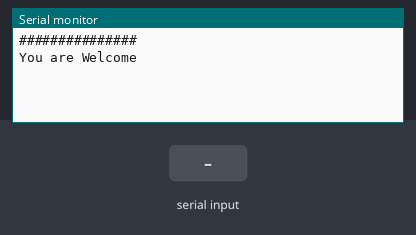
Bench run of a sketch on a simulated Arduino Uno, built with avr-gcc and run on an emulated ATmega328P. On the bench: the last lines printed to the serial monitor. Inputs (shaded band) come from the test bench.

Above: at 1.2 s.
1.3 s: "1\n" received over Serial
At 1.9 s:
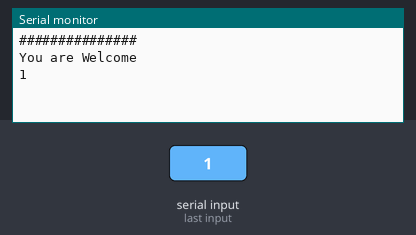
2.8 s: "0\n" received over Serial
At 4.3 s:
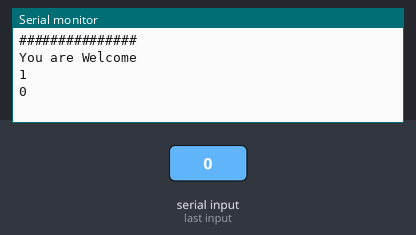

Measured:
- after the input at 1.3 s, the serial monitor: prints a new line at once (image 1)
- after the input at 2.8 s, the serial monitor: prints a new line at once (image 2)

The sketch:

prova_send.ino
```cpp
/*
 * Receive the data from serial
 *
 * Write by i2c:
 * Wire begin(); Set the channel for i2c
 * Wire.beingTransmission(??); Declare the transmission channel
 * Wire.write(1); Write the value
 * Wire.endTransmission(); End transmission
 *
 */
#include <Wire.h>

String inputString = "";         // a string to hold incoming data
boolean stringComplete = false;  // whether the string is complete

void setup() {
  Wire.begin();
  // initialize serial:
  Serial.begin(9600);
  // reserve 200 bytes for the inputString:
  inputString.reserve(200);
  Serial.println("###############");
  Serial.println("You are Welcome");
  Serial.flush();
}

void loop() {
  // print the string when a newline arrives:
  if (stringComplete) {
    Serial.println(inputString);
    //
    seriale();
    // clear the string:
    inputString = "";
    stringComplete = false;
  }
}
void seriale (){
     if(inputString == "on\n"){
      Wire.beginTransmission(8);
      Wire.write(1);
      Wire.endTransmission();
      Serial.println("...inviato");
    }
    if(inputString == "off\n"){
      Wire.beginTransmission(8);
      Wire.write(0);
      Wire.endTransmission();
      Serial.println("...inviato");
    }
     if(inputString == "onni\n"){
      Wire.beginTransmission(11);
      Wire.write(1);
      Wire.endTransmission();
      Serial.println("...inviato");
    }
    if(inputString == "offi\n"){
      Wire.beginTransmission(11);
      Wire.write(0);
      Wire.endTransmission();
      Serial.println("...inviato");
    }
}

void serialEvent() {
  Serial.flush();
  delay(20);
  while (Serial.available()) {
    // get the new byte:
    char inChar = (char)Serial.read();
    // add it to the inputString:
    inputString += inChar;
    // if the incoming character is a newline, set a flag
    // so the main loop can do something about it:
    if (inChar == '\n') {
      stringComplete = true;
    }
  }
}
```
